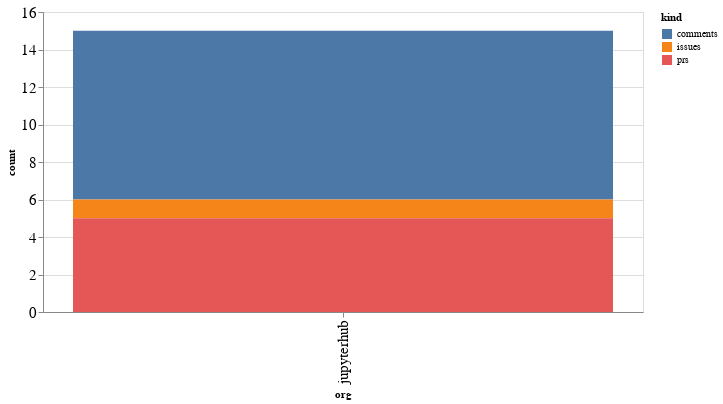

The notebook cell saved with this chart:
### Code cell
alt.Chart(org_summaries, width=600).mark_bar().encode(
    x='org',
    y='count',
    color='kind',
    tooltip="org"
)

### Figure 1 — Vega-Lite specification as saved in the notebook (floating-point values rounded to 4 significant figures)
{"config": {"axisLeft": {"labelFontSize": 15}, "axisBottom": {"labelFontSize": 15}}, "data": {"name": "data-6a0a6a84cc6da868b026bbb5db63fb1f"}, "mark": "bar", "encoding": {"color": {"type": "nominal", "field": "kind"}, "tooltip": {"type": "nominal", "field": "org"}, "x": {"type": "nominal", "field": "org"}, "y": {"type": "quantitative", "field": "count"}}, "width": 600, "$schema": "https://vega.github.io/schema/vega-lite/v4.8.1.json", "datasets": {"data-6a0a6a84cc6da868b026bbb5db63fb1f": [{"org": "jupyterhub", "kind": "comments", "count": 9}, {"org": "jupyterhub", "kind": "issues", "count": 1}, {"org": "jupyterhub", "kind": "prs", "count": 5}]}}
